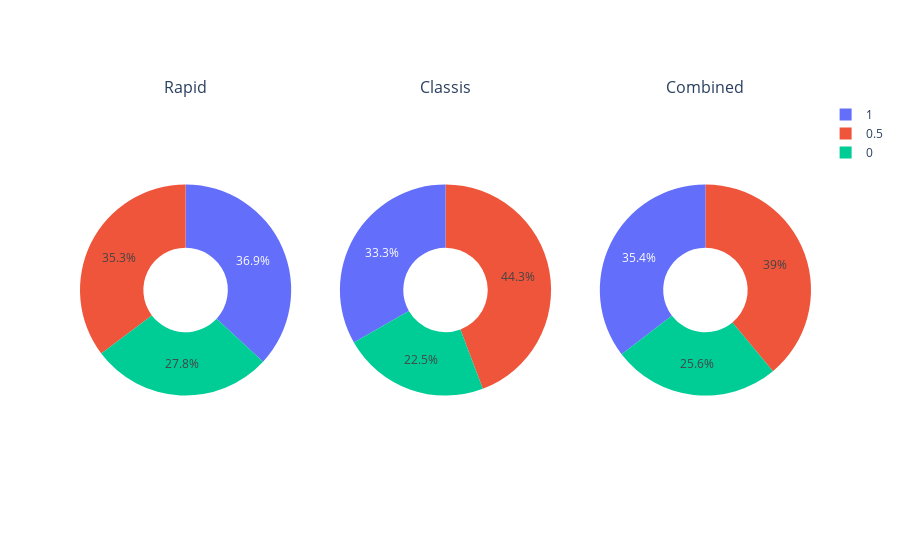

Here is the notebook cell this chart was saved with:
### Code cell
fig = make_subplots(rows=1, 
                    cols=3, 
                    specs=[[{'type':'domain'}, {'type':'domain'}, {'type':'domain'}]],
                    subplot_titles=['Rapid', 'Classis', 'Combined'])

stats = pd.DataFrame(zip(train[train['time_control'] == 'rapid'].result.value_counts().index, 
                         train[train['time_control'] == 'rapid'].result.value_counts().values),
                     columns = ['Result', 'Count'])
fig.add_trace(go.Pie(labels=stats.Result, values=stats.Count),
              1,1)

stats = pd.DataFrame(zip(train[train['time_control'] == 'classic'].result.value_counts().index, 
                         train[train['time_control'] == 'classic'].result.value_counts().values),
                     columns = ['Result', 'Count'])
fig.add_trace(go.Pie(labels=stats.Result, values=stats.Count),
              1,2)

stats = pd.DataFrame(zip(train.result.value_counts().index, 
                         train.result.value_counts().values),
                     columns = ['Result', 'Count'])
fig.add_trace(go.Pie(labels=stats.Result, values=stats.Count),
              1,3)

# Use `hole` to create a donut-like pie chart
fig.update_traces(hole=.4, hoverinfo="label+percent+name")

fig.show()

### Figure 1 — Plotly figure (JSON) as saved in the notebook; plotly's stock layout.template omitted (floating-point values rounded to 4 significant figures)
{"data": [{"domain": {"x": [0, 0.2889], "y": [0, 1]}, "hole": 0.4, "hoverinfo": "label+percent+name", "labels": [1, 0.5, 0], "type": "pie", "values": [37853, 36199, 28574]}, {"domain": {"x": [0.3556, 0.6444], "y": [0, 1]}, "hole": 0.4, "hoverinfo": "label+percent+name", "labels": [0.5, 1, 0], "type": "pie", "values": [31636, 23790, 16066]}, {"domain": {"x": [0.7111, 1], "y": [0, 1]}, "hole": 0.4, "hoverinfo": "label+percent+name", "labels": [0.5, 1, 0], "type": "pie", "values": [67835, 61643, 44640]}], "layout": {"annotations": [{"font": {"size": 16}, "showarrow": false, "text": "Rapid", "x": 0.1444, "xanchor": "center", "xref": "paper", "y": 1, "yanchor": "bottom", "yref": "paper"}, {"font": {"size": 16}, "showarrow": false, "text": "Classis", "x": 0.5, "xanchor": "center", "xref": "paper", "y": 1, "yanchor": "bottom", "yref": "paper"}, {"font": {"size": 16}, "showarrow": false, "text": "Combined", "x": 0.8556, "xanchor": "center", "xref": "paper", "y": 1, "yanchor": "bottom", "yref": "paper"}]}}
